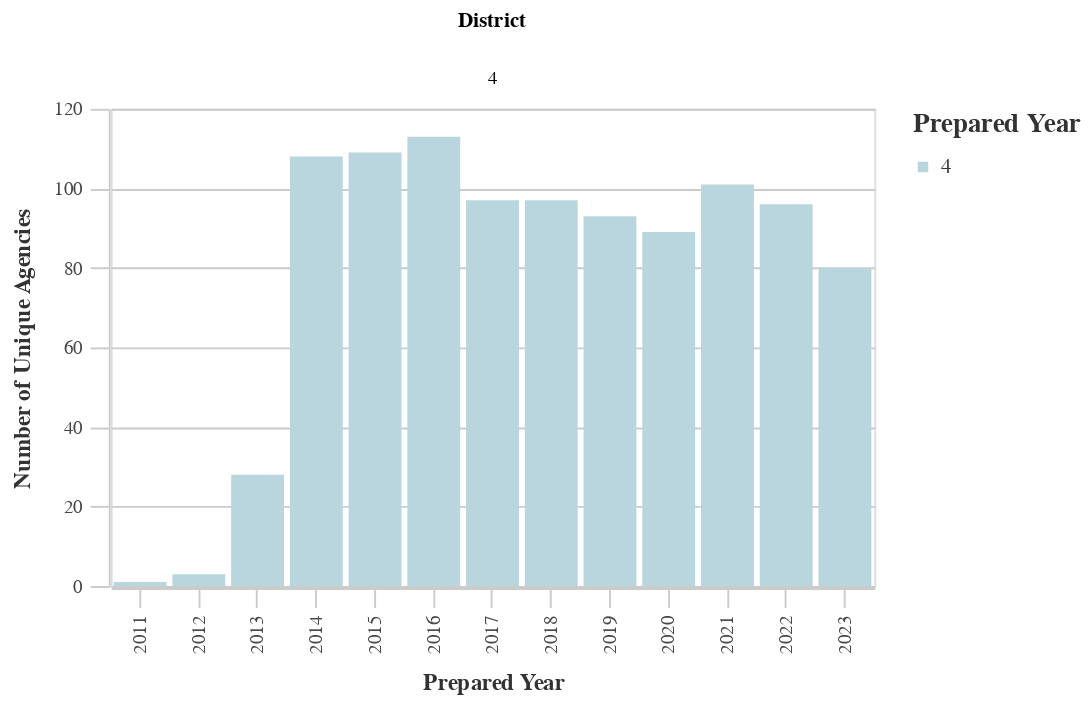

Source (notebook cell):
### Markdown cell above
### Number of Unique Agencies by District

### Code cell
# Unique Agencies by Dist
dist_years_agency = ((
        df
        >> group_by(_.prepared_y, _.dist)
        >> summarize(n=_.primary_agency_name.nunique())
        >> arrange(-_.prepared_y)
    )
        .rename(columns={'dist':'District', 'n':'Count'})
    )
chart10 = (alt.Chart(dist_years_agency).mark_bar().encode(
        column='District:N',
        x=alt.X('prepared_y:O', title='Prepared Year'),
        y=alt.Y('Count:Q', title='Number of Unique Agencies'),
        color = alt.Color("District:N", 
                              scale=alt.Scale(
                                  range=cp.CALITP_SEQUENTIAL_COLORS),  
                               legend=alt.Legend(title="Prepared Year")
                              )))
                              
chart10 = styleguide.preset_chart_config(chart10)
chart10 = _dla_utils.add_tooltip(chart10, 'prepared_y', 'Count')

display(chart10)

### Figure 1 — Vega-Lite specification as saved in the notebook (floating-point values rounded to 4 significant figures)
{"config": {"view": {"continuousWidth": 300, "continuousHeight": 300}, "axis": {"domainColor": "#cbcbcb", "grid": true, "gridColor": "#cbcbcb", "gridWidth": 1, "labelColor": "#474747", "labelFont": "Nunito Sans", "labelFontSize": 10, "labelPadding": 4, "tickColor": "#cbcbcb", "tickSize": 10, "titleColor": "#333", "titleFont": "Raleway", "titleFontSize": 12, "titlePadding": 10}, "axisBand": {"grid": false}, "background": "white", "font": "Raleway", "header": {"labelFont": "Nunito Sans", "titleFont": "Raleway"}, "legend": {"labelColor": "#333", "labelFont": "Nunito Sans", "labelFontSize": 11, "labelLimit": 0, "padding": 1, "symbolSize": 30, "symbolType": "square", "titleColor": "#333", "titleFont": "Raleway", "titleFontSize": 14, "titlePadding": 10}, "title": {"anchor": "middle", "font": "Raleway", "fontSize": 18, "fontWeight": 300, "offset": 20}}, "data": {"name": "data-544dd66873f68b7b3e5e9197f33b249f"}, "mark": {"type": "bar"}, "encoding": {"color": {"field": "District", "legend": {"title": "Prepared Year"}, "scale": {"range": ["#B9D6DF", "#8CBCCB", "#2EA8CE", "#136C97", "#0B405B"]}, "type": "nominal"}, "column": {"field": "District", "type": "nominal"}, "tooltip": [{"field": "prepared_y", "title": "Year", "type": "nominal"}, {"field": "Count", "title": "Count", "type": "quantitative"}], "x": {"field": "prepared_y", "title": "Prepared Year", "type": "ordinal"}, "y": {"field": "Count", "title": "Number of Unique Agencies", "type": "quantitative"}}, "height": 250, "width": 400, "$schema": "https://vega.github.io/schema/vega-lite/v5.8.0.json", "datasets": {"data-544dd66873f68b7b3e5e9197f33b249f": [{"prepared_y": "2023", "District": 4, "Count": 80}, {"prepared_y": "2022", "District": 4, "Count": 96}, {"prepared_y": "2021", "District": 4, "Count": 101}, {"prepared_y": "2020", "District": 4, "Count": 89}, {"prepared_y": "2019", "District": 4, "Count": 93}, {"prepared_y": "2018", "District": 4, "Count": 97}, {"prepared_y": "2017", "District": 4, "Count": 97}, {"prepared_y": "2016", "District": 4, "Count": 113}, {"prepared_y": "2015", "District": 4, "Count": 109}, {"prepared_y": "2014", "District": 4, "Count": 108}, {"prepared_y": "2013", "District": 4, "Count": 28}, {"prepared_y": "2012", "District": 4, "Count": 3}, {"prepared_y": "2011", "District": 4, "Count": 1}]}}
